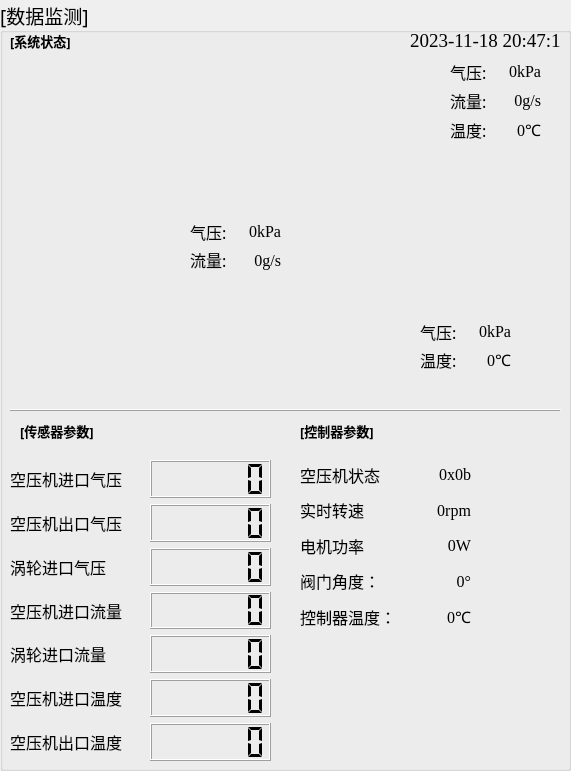
   <widget class="QGroupBox" name="groupDataMonitor">
    <property name="geometry">
     <rect>
      <x>200</x>
      <y>0</y>
      <width>571</width>
      <height>771</height>
     </rect>
    </property>
    <property name="font">
     <font>
      <family>微软雅黑</family>
      <pointsize>14</pointsize>
     </font>
    </property>
    <property name="title">
     <string>[数据监测]</string>
    </property>
    <property name="flat">
     <bool>false</bool>
    </property>
    <property name="checkable">
     <bool>false</bool>
    </property>
    <widget class="QLabel" name="label_22">
     <property name="geometry">
      <rect>
       <x>10</x>
       <y>30</y>
       <width>80</width>
       <height>21</height>
      </rect>
     </property>
     <property name="font">
      <font>
       <family>微软雅黑</family>
       <pointsize>10</pointsize>
       <weight>75</weight>
       <bold>true</bold>
      </font>
     </property>
     <property name="text">
      <string>[系统状态]</string>
     </property>
    </widget>
    <widget class="QLabel" name="label_13">
     <property name="geometry">
      <rect>
       <x>300</x>
       <y>420</y>
       <width>81</width>
       <height>21</height>
      </rect>
     </property>
     <property name="font">
      <font>
       <family>微软雅黑</family>
       <pointsize>10</pointsize>
       <weight>75</weight>
       <bold>true</bold>
      </font>
     </property>
     <property name="text">
      <string>[控制器参数]</string>
     </property>
    </widget>
    <widget class="Line" name="line_3">
     <property name="geometry">
      <rect>
       <x>10</x>
       <y>400</y>
       <width>551</width>
       <height>20</height>
      </rect>
     </property>
     <property name="font">
      <font>
       <family>微软雅黑</family>
       <pointsize>18</pointsize>
       <weight>50</weight>
       <bold>false</bold>
      </font>
     </property>
     <property name="frameShadow">
      <enum>QFrame::Raised</enum>
     </property>
     <property name="lineWidth">
      <number>1</number>
     </property>
     <property name="orientation">
      <enum>Qt::Horizontal</enum>
     </property>
    </widget>
    <widget class="QLabel" name="label_RealTime">
     <property name="geometry">
      <rect>
       <x>410</x>
       <y>31</y>
       <width>151</width>
       <height>20</height>
      </rect>
     </property>
     <property name="font">
      <font>
       <family>Times New Roman</family>
       <pointsize>14</pointsize>
       <weight>50</weight>
       <bold>false</bold>
      </font>
     </property>
     <property name="text">
      <string>2023-11-18 20:47:10</string>
     </property>
    </widget>
    <widget class="QLabel" name="label_37">
     <property name="geometry">
      <rect>
       <x>20</x>
       <y>420</y>
       <width>80</width>
       <height>21</height>
      </rect>
     </property>
     <property name="font">
      <font>
       <family>微软雅黑</family>
       <pointsize>10</pointsize>
       <weight>75</weight>
       <bold>true</bold>
      </font>
     </property>
     <property name="text">
      <string>[传感器参数]</string>
     </property>
    </widget>
    <widget class="QWidget" name="layoutWidget">
     <property name="geometry">
      <rect>
       <x>300</x>
       <y>460</y>
       <width>121</width>
       <height>171</height>
      </rect>
     </property>
     <layout class="QVBoxLayout" name="verticalLayout">
      <item>
       <widget class="QLabel" name="label_24">
        <property name="font">
         <font>
          <family>微软雅黑</family>
          <pointsize>12</pointsize>
         </font>
        </property>
        <property name="text">
         <string>空压机状态</string>
        </property>
       </widget>
      </item>
      <item>
       <widget class="QLabel" name="label_14">
        <property name="font">
         <font>
          <family>微软雅黑</family>
          <pointsize>12</pointsize>
         </font>
        </property>
        <property name="text">
         <string>实时转速</string>
        </property>
       </widget>
      </item>
      <item>
       <widget class="QLabel" name="label_35">
        <property name="font">
         <font>
          <family>微软雅黑</family>
          <pointsize>12</pointsize>
         </font>
        </property>
        <property name="text">
         <string>电机功率</string>
        </property>
       </widget>
      </item>
      <item>
       <widget class="QLabel" name="label_15">
        <property name="font">
         <font>
          <family>微软雅黑</family>
          <pointsize>12</pointsize>
         </font>
        </property>
        <property name="text">
         <string>阀门角度：</string>
        </property>
       </widget>
      </item>
      <item>
       <widget class="QLabel" name="label_16">
        <property name="font">
         <font>
          <family>微软雅黑</family>
          <pointsize>12</pointsize>
         </font>
        </property>
        <property name="text">
         <string>控制器温度：</string>
        </property>
       </widget>
      </item>
     </layout>
    </widget>
    <widget class="QWidget" name="layoutWidget">
     <property name="geometry">
      <rect>
       <x>10</x>
       <y>460</y>
       <width>121</width>
       <height>301</height>
      </rect>
     </property>
     <layout class="QVBoxLayout" name="verticalLayout_6">
      <item>
       <widget class="QLabel" name="label_5">
        <property name="font">
         <font>
          <family>微软雅黑</family>
          <pointsize>12</pointsize>
         </font>
        </property>
        <property name="text">
         <string>空压机进口气压</string>
        </property>
       </widget>
      </item>
      <item>
       <widget class="QLabel" name="label_6">
        <property name="font">
         <font>
          <family>微软雅黑</family>
          <pointsize>12</pointsize>
         </font>
        </property>
        <property name="text">
         <string>空压机出口气压</string>
        </property>
       </widget>
      </item>
      <item>
       <widget class="QLabel" name="label_7">
        <property name="font">
         <font>
          <family>微软雅黑</family>
          <pointsize>12</pointsize>
         </font>
        </property>
        <property name="text">
         <string>涡轮进口气压</string>
        </property>
       </widget>
      </item>
      <item>
       <widget class="QLabel" name="label_8">
        <property name="font">
         <font>
          <family>微软雅黑</family>
          <pointsize>12</pointsize>
         </font>
        </property>
        <property name="text">
         <string>空压机进口流量</string>
        </property>
       </widget>
      </item>
      <item>
       <widget class="QLabel" name="label_9">
        <property name="font">
         <font>
          <family>微软雅黑</family>
          <pointsize>12</pointsize>
         </font>
        </property>
        <property name="text">
         <string>涡轮进口流量</string>
        </property>
       </widget>
      </item>
      <item>
       <widget class="QLabel" name="label_10">
        <property name="font">
         <font>
          <family>微软雅黑</family>
          <pointsize>12</pointsize>
         </font>
        </property>
        <property name="text">
         <string>空压机进口温度</string>
        </property>
       </widget>
      </item>
      <item>
       <widget class="QLabel" name="label_18">
        <property name="font">
         <font>
          <family>微软雅黑</family>
          <pointsize>12</pointsize>
         </font>
        </property>
        <property name="text">
         <string>空压机出口温度</string>
        </property>
       </widget>
      </item>
     </layout>
    </widget>
    <widget class="QWidget" name="layoutWidget">
     <property name="geometry">
      <rect>
       <x>150</x>
       <y>460</y>
       <width>121</width>
       <height>301</height>
      </rect>
     </property>
     <layout class="QVBoxLayout" name="verticalLayout_7">
      <item>
       <widget class="QLCDNumber" name="lcdNumber_Data1">
        <property name="smallDecimalPoint">
         <bool>false</bool>
        </property>
        <property name="digitCount">
         <number>6</number>
        </property>
        <property name="mode">
         <enum>QLCDNumber::Dec</enum>
        </property>
        <property name="segmentStyle">
         <enum>QLCDNumber::Flat</enum>
        </property>
        <property name="value" stdset="0">
         <double>0.000000000000000</double>
        </property>
       </widget>
      </item>
      <item>
       <widget class="QLCDNumber" name="lcdNumber_Data2">
        <property name="digitCount">
         <number>6</number>
        </property>
        <property name="segmentStyle">
         <enum>QLCDNumber::Flat</enum>
        </property>
       </widget>
      </item>
      <item>
       <widget class="QLCDNumber" name="lcdNumber_Data3">
        <property name="digitCount">
         <number>6</number>
        </property>
        <property name="segmentStyle">
         <enum>QLCDNumber::Flat</enum>
        </property>
       </widget>
      </item>
      <item>
       <widget class="QLCDNumber" name="lcdNumber_Data4">
        <property name="digitCount">
         <number>6</number>
        </property>
        <property name="segmentStyle">
         <enum>QLCDNumber::Flat</enum>
        </property>
       </widget>
      </item>
      <item>
       <widget class="QLCDNumber" name="lcdNumber_Data5">
        <property name="font">
         <font>
          <family>微软雅黑</family>
          <pointsize>12</pointsize>
         </font>
        </property>
        <property name="digitCount">
         <number>6</number>
        </property>
        <property name="segmentStyle">
         <enum>QLCDNumber::Flat</enum>
        </property>
       </widget>
      </item>
      <item>
       <widget class="QLCDNumber" name="lcdNumber_Data6">
        <property name="font">
         <font>
          <family>Adobe Arabic</family>
          <pointsize>12</pointsize>
         </font>
        </property>
        <property name="frameShadow">
         <enum>QFrame::Raised</enum>
        </property>
        <property name="digitCount">
         <number>6</number>
        </property>
        <property name="mode">
         <enum>QLCDNumber::Dec</enum>
        </property>
        <property name="segmentStyle">
         <enum>QLCDNumber::Flat</enum>
        </property>
       </widget>
      </item>
      <item>
       <widget class="QLCDNumber" name="lcdNumber_Data7">
        <property name="font">
         <font>
          <family>Adobe Arabic</family>
          <pointsize>12</pointsize>
         </font>
        </property>
        <property name="frameShadow">
         <enum>QFrame::Raised</enum>
        </property>
        <property name="digitCount">
         <number>6</number>
        </property>
        <property name="mode">
         <enum>QLCDNumber::Dec</enum>
        </property>
        <property name="segmentStyle">
         <enum>QLCDNumber::Flat</enum>
        </property>
       </widget>
      </item>
     </layout>
    </widget>
    <widget class="QWidget" name="layoutWidget">
     <property name="geometry">
      <rect>
       <x>430</x>
       <y>460</y>
       <width>41</width>
       <height>171</height>
      </rect>
     </property>
     <layout class="QVBoxLayout" name="verticalLayout_8">
      <item>
       <widget class="QLabel" name="label_CompressorState">
        <property name="font">
         <font>
          <family>Times New Roman</family>
          <pointsize>12</pointsize>
         </font>
        </property>
        <property name="text">
         <string>0x0b</string>
        </property>
        <property name="alignment">
         <set>Qt::AlignRight|Qt::AlignTrailing|Qt::AlignVCenter</set>
        </property>
       </widget>
      </item>
      <item>
       <widget class="QLabel" name="label_CompressorSpeed">
        <property name="font">
         <font>
          <family>Times New Roman</family>
          <pointsize>12</pointsize>
         </font>
        </property>
        <property name="text">
         <string>0rpm</string>
        </property>
        <property name="alignment">
         <set>Qt::AlignRight|Qt::AlignTrailing|Qt::AlignVCenter</set>
        </property>
       </widget>
      </item>
      <item>
       <widget class="QLabel" name="label_CompressorPower">
        <property name="font">
         <font>
          <family>Times New Roman</family>
          <pointsize>12</pointsize>
         </font>
        </property>
        <property name="text">
         <string>0W</string>
        </property>
        <property name="alignment">
         <set>Qt::AlignRight|Qt::AlignTrailing|Qt::AlignVCenter</set>
        </property>
       </widget>
      </item>
      <item>
       <widget class="QLabel" name="label_ValveAngle">
        <property name="font">
         <font>
          <family>Times New Roman</family>
          <pointsize>12</pointsize>
         </font>
        </property>
        <property name="text">
         <string>0°</string>
        </property>
        <property name="alignment">
         <set>Qt::AlignRight|Qt::AlignTrailing|Qt::AlignVCenter</set>
        </property>
       </widget>
      </item>
      <item>
       <widget class="QLabel" name="label_TemperatureController">
        <property name="font">
         <font>
          <family>Times New Roman</family>
          <pointsize>12</pointsize>
         </font>
        </property>
        <property name="text">
         <string>0℃</string>
        </property>
        <property name="alignment">
         <set>Qt::AlignRight|Qt::AlignTrailing|Qt::AlignVCenter</set>
        </property>
       </widget>
      </item>
     </layout>
    </widget>
    <widget class="QLabel" name="label_36">
     <property name="geometry">
      <rect>
       <x>10</x>
       <y>60</y>
       <width>551</width>
       <height>340</height>
      </rect>
     </property>
     <property name="styleSheet">
      <string notr="true">border-image: url(:/img/img/struct3.png);</string>
     </property>
     <property name="text">
      <string/>
     </property>
    </widget>
    <widget class="QWidget" name="layoutWidget_2">
     <property name="geometry">
      <rect>
       <x>460</x>
       <y>320</y>
       <width>51</width>
       <height>51</height>
      </rect>
     </property>
     <layout class="QVBoxLayout" name="verticalLayout_11">
      <item>
       <widget class="QLabel" name="label_46">
        <property name="font">
         <font>
          <family>Times New Roman</family>
          <pointsize>12</pointsize>
         </font>
        </property>
        <property name="text">
         <string>0kPa</string>
        </property>
        <property name="alignment">
         <set>Qt::AlignRight|Qt::AlignTrailing|Qt::AlignVCenter</set>
        </property>
       </widget>
      </item>
      <item>
       <widget class="QLabel" name="label_48">
        <property name="font">
         <font>
          <family>Times New Roman</family>
          <pointsize>12</pointsize>
         </font>
        </property>
        <property name="text">
         <string>0℃</string>
        </property>
        <property name="alignment">
         <set>Qt::AlignRight|Qt::AlignTrailing|Qt::AlignVCenter</set>
        </property>
       </widget>
      </item>
     </layout>
    </widget>
    <widget class="QWidget" name="layoutWidget_3">
     <property name="geometry">
      <rect>
       <x>420</x>
       <y>320</y>
       <width>38</width>
       <height>51</height>
      </rect>
     </property>
     <layout class="QVBoxLayout" name="verticalLayout_12">
      <item>
       <widget class="QLabel" name="label_41">
        <property name="font">
         <font>
          <family>微软雅黑</family>
          <pointsize>12</pointsize>
         </font>
        </property>
        <property name="text">
         <string>气压:</string>
        </property>
       </widget>
      </item>
      <item>
       <widget class="QLabel" name="label_49">
        <property name="font">
         <font>
          <family>微软雅黑</family>
          <pointsize>12</pointsize>
         </font>
        </property>
        <property name="text">
         <string>温度:</string>
        </property>
       </widget>
      </item>
     </layout>
    </widget>
    <widget class="QWidget" name="layoutWidget_4">
     <property name="geometry">
      <rect>
       <x>190</x>
       <y>220</y>
       <width>38</width>
       <height>51</height>
      </rect>
     </property>
     <layout class="QVBoxLayout" name="verticalLayout_13">
      <item>
       <widget class="QLabel" name="label_42">
        <property name="font">
         <font>
          <family>微软雅黑</family>
          <pointsize>12</pointsize>
         </font>
        </property>
        <property name="text">
         <string>气压:</string>
        </property>
       </widget>
      </item>
      <item>
       <widget class="QLabel" name="label_50">
        <property name="font">
         <font>
          <family>微软雅黑</family>
          <pointsize>12</pointsize>
         </font>
        </property>
        <property name="text">
         <string>流量:</string>
        </property>
       </widget>
      </item>
     </layout>
    </widget>
    <widget class="QWidget" name="layoutWidget_5">
     <property name="geometry">
      <rect>
       <x>230</x>
       <y>220</y>
       <width>51</width>
       <height>51</height>
      </rect>
     </property>
     <layout class="QVBoxLayout" name="verticalLayout_14">
      <item>
       <widget class="QLabel" name="label_PrTurboInlet">
        <property name="font">
         <font>
          <family>Times New Roman</family>
          <pointsize>12</pointsize>
         </font>
        </property>
        <property name="text">
         <string>0kPa</string>
        </property>
        <property name="alignment">
         <set>Qt::AlignRight|Qt::AlignTrailing|Qt::AlignVCenter</set>
        </property>
       </widget>
      </item>
      <item>
       <widget class="QLabel" name="label_FlowTurboInlet">
        <property name="font">
         <font>
          <family>Times New Roman</family>
          <pointsize>12</pointsize>
         </font>
        </property>
        <property name="contextMenuPolicy">
         <enum>Qt::DefaultContextMenu</enum>
        </property>
        <property name="layoutDirection">
         <enum>Qt::LeftToRight</enum>
        </property>
        <property name="text">
         <string>0g/s</string>
        </property>
        <property name="alignment">
         <set>Qt::AlignRight|Qt::AlignTrailing|Qt::AlignVCenter</set>
        </property>
       </widget>
      </item>
     </layout>
    </widget>
    <widget class="QWidget" name="">
     <property name="geometry">
      <rect>
       <x>450</x>
       <y>60</y>
       <width>39</width>
       <height>81</height>
      </rect>
     </property>
     <layout class="QVBoxLayout" name="verticalLayout_9">
      <item>
       <widget class="QLabel" name="label_38">
        <property name="font">
         <font>
          <family>微软雅黑</family>
          <pointsize>12</pointsize>
          <weight>50</weight>
          <bold>false</bold>
         </font>
        </property>
        <property name="text">
         <string>气压:</string>
        </property>
       </widget>
      </item>
      <item>
       <widget class="QLabel" name="label_39">
        <property name="font">
         <font>
          <family>微软雅黑</family>
          <pointsize>12</pointsize>
         </font>
        </property>
        <property name="text">
         <string>流量:</string>
        </property>
       </widget>
      </item>
      <item>
       <widget class="QLabel" name="label_40">
        <property name="font">
         <font>
          <family>微软雅黑</family>
          <pointsize>12</pointsize>
         </font>
        </property>
        <property name="text">
         <string>温度:</string>
        </property>
       </widget>
      </item>
     </layout>
    </widget>
    <widget class="QWidget" name="">
     <property name="geometry">
      <rect>
       <x>490</x>
       <y>60</y>
       <width>51</width>
       <height>81</height>
      </rect>
     </property>
     <layout class="QVBoxLayout" name="verticalLayout_10">
      <item>
       <widget class="QLabel" name="label_45">
        <property name="font">
         <font>
          <family>Times New Roman</family>
          <pointsize>12</pointsize>
         </font>
        </property>
        <property name="text">
         <string>0kPa</string>
        </property>
        <property name="alignment">
         <set>Qt::AlignRight|Qt::AlignTrailing|Qt::AlignVCenter</set>
        </property>
       </widget>
      </item>
      <item>
       <widget class="QLabel" name="label_44">
        <property name="font">
         <font>
          <family>Times New Roman</family>
          <pointsize>12</pointsize>
         </font>
        </property>
        <property name="text">
         <string>0g/s</string>
        </property>
        <property name="alignment">
         <set>Qt::AlignRight|Qt::AlignTrailing|Qt::AlignVCenter</set>
        </property>
       </widget>
      </item>
      <item>
       <widget class="QLabel" name="label_43">
        <property name="font">
         <font>
          <family>Times New Roman</family>
          <pointsize>12</pointsize>
         </font>
        </property>
        <property name="text">
         <string>0℃</string>
        </property>
        <property name="alignment">
         <set>Qt::AlignRight|Qt::AlignTrailing|Qt::AlignVCenter</set>
        </property>
       </widget>
      </item>
     </layout>
    </widget>
   </widget>
